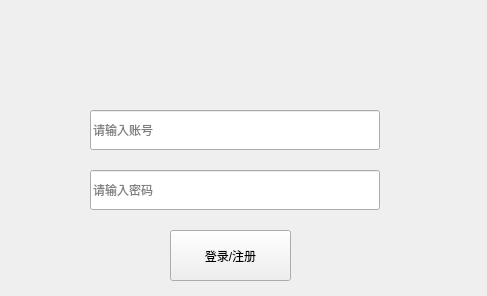
<?xml version="1.0" encoding="UTF-8"?>
<ui version="4.0">
 <class>LoginWindow</class>
 <widget class="QWidget" name="LoginWindow">
  <property name="geometry">
   <rect>
    <x>0</x>
    <y>0</y>
    <width>487</width>
    <height>296</height>
   </rect>
  </property>
  <property name="minimumSize">
   <size>
    <width>487</width>
    <height>296</height>
   </size>
  </property>
  <property name="maximumSize">
   <size>
    <width>487</width>
    <height>296</height>
   </size>
  </property>
  <property name="windowTitle">
   <string>登录</string>
  </property>
  <property name="windowIcon">
   <iconset>
    <normaloff>img/logo.png</normaloff>img/logo.png</iconset>
  </property>
  <property name="autoFillBackground">
   <bool>false</bool>
  </property>
  <widget class="QLineEdit" name="accountEdit">
   <property name="geometry">
    <rect>
     <x>90</x>
     <y>110</y>
     <width>290</width>
     <height>40</height>
    </rect>
   </property>
   <property name="placeholderText">
    <string>请输入账号</string>
   </property>
  </widget>
  <widget class="QLineEdit" name="passwordEdit">
   <property name="geometry">
    <rect>
     <x>90</x>
     <y>170</y>
     <width>290</width>
     <height>40</height>
    </rect>
   </property>
   <property name="echoMode">
    <enum>QLineEdit::Password</enum>
   </property>
   <property name="placeholderText">
    <string>请输入密码</string>
   </property>
  </widget>
  <widget class="QPushButton" name="confirmButton">
   <property name="geometry">
    <rect>
     <x>170</x>
     <y>230</y>
     <width>121</width>
     <height>51</height>
    </rect>
   </property>
   <property name="text">
    <string>登录/注册</string>
   </property>
  </widget>
  <widget class="QLabel" name="label">
   <property name="geometry">
    <rect>
     <x>185</x>
     <y>10</y>
     <width>91</width>
     <height>81</height>
    </rect>
   </property>
   <property name="autoFillBackground">
    <bool>false</bool>
   </property>
   <property name="styleSheet">
    <string notr="true">image: url(:/login_logo/logo.png);</string>
   </property>
   <property name="text">
    <string/>
   </property>
  </widget>
 </widget>
 <resources>
  <include location="img/login_logo.qrc"/>
 </resources>
 <connections/>
</ui>
